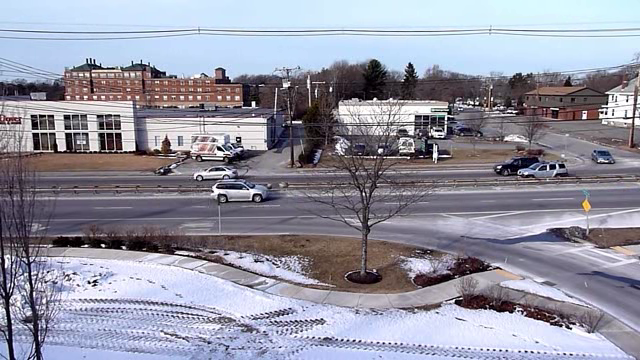
#> input picture frame 50 of clase4_tp/carsRt9_3.avi, 640 x 360 px
$ python denseFlow.py
#> lines starting #> are read from the running program, lines starting #| are printed output that depends on the picture
import cv2 as cv
import numpy as np

cap = cv.VideoCapture("carsRt9_3.avi")
# cap = cv.VideoCapture(0)

ret, frame1 = cap.read()
#> frame1 is the input picture: shape (360, 640, 3); mean B, G, R 162.3, 147.8, 147.6
prvs = cv.cvtColor(frame1,cv.COLOR_BGR2GRAY)
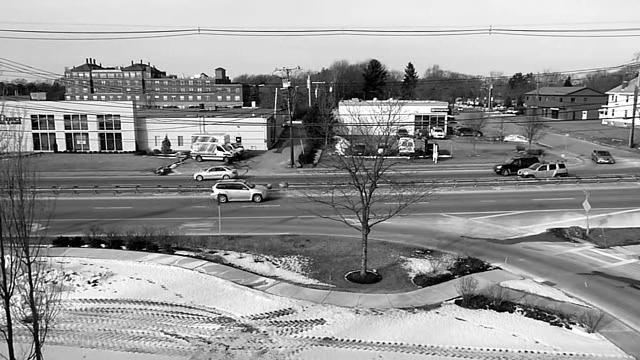
#> prvs: shape (360, 640); min 0, max 255, mean 149.3
hsv = np.zeros_like(frame1)
hsv[...,1] = 255
while(1):
    ret, frame2 = cap.read()
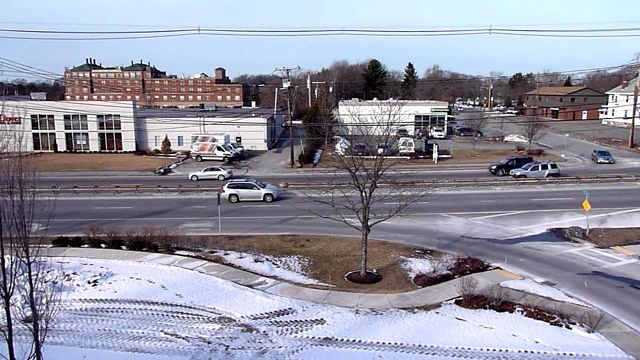
#> input picture frame 51 of clase4_tp/carsRt9_3.avi, 640 x 360 px
#> frame2 is the input picture: shape (360, 640, 3); mean B, G, R 162.2, 147.7, 147.5
    next = cv.cvtColor(frame2,cv.COLOR_BGR2GRAY)
    flow = cv.calcOpticalFlowFarneback(prvs,next, None, 0.5, 3, 15, 3, 5, 1.2, 0)
    mag, ang = cv.cartToPolar(flow[...,0], flow[...,1])
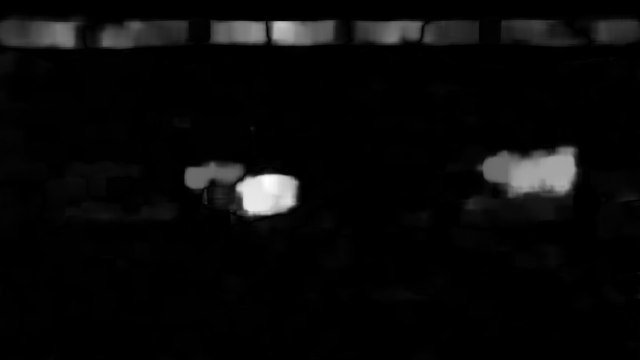
#> mag: shape (360, 640) float32; min 0, max 12.27, mean 0.467; drawn with min black and max white
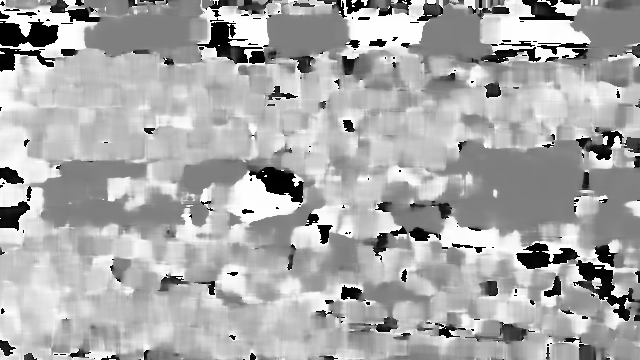
#> ang: shape (360, 640) float32; min 2.41e-12, max 6.28, mean 4.19; drawn with min black and max white
    hsv[...,0] = ang*180/np.pi/2
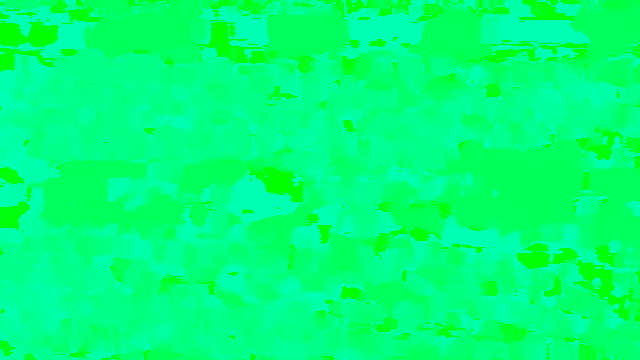
#> hsv: shape (360, 640, 3); mean of channels 0, 1, 2 119.7, 255, 0; drawn as B, G, R
    hsv[...,2] = cv.normalize(mag,None,0,255,cv.NORM_MINMAX)
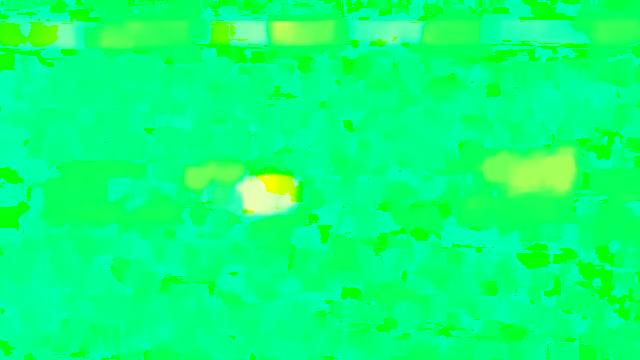
#> hsv: shape (360, 640, 3); mean of channels 0, 1, 2 119.7, 255, 9.3; drawn as B, G, R
    bgr = cv.cvtColor(hsv,cv.COLOR_HSV2BGR)
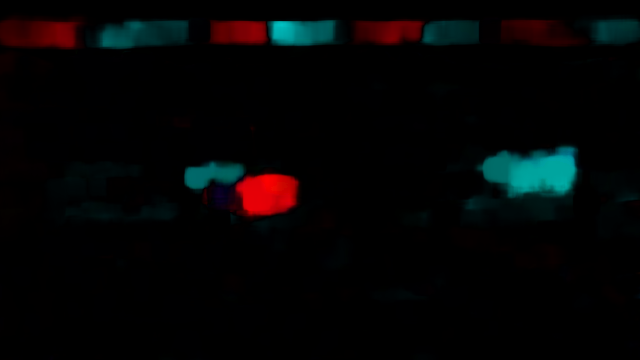
#> bgr: shape (360, 640, 3); mean B, G, R 5.1, 4.7, 4.2
    cv.imshow('frame2',bgr)
    k = cv.waitKey(30) & 0xff
#> (key Esc is pressed here)
    if k == 27:
        break
    elif k == ord('s'):
        cv.imwrite('opticalfb.png',frame2)
        cv.imwrite('opticalhsv.png',bgr)
    prvs = next
cap.release()
cv.destroyAllWindows()

$ run again, starting later in the video
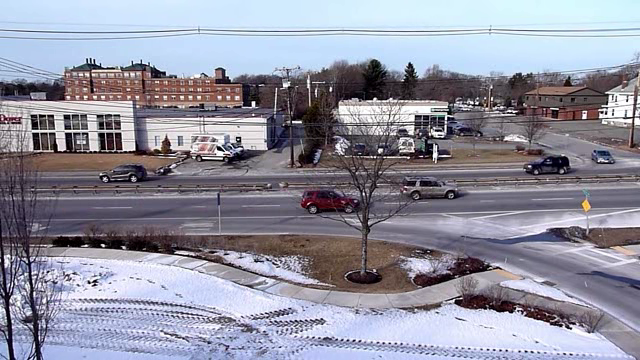
#> input picture frame 225 of clase4_tp/carsRt9_3.avi, 640 x 360 px
#> frame1 is the input picture: shape (360, 640, 3); mean B, G, R 159.9, 145.3, 145.2
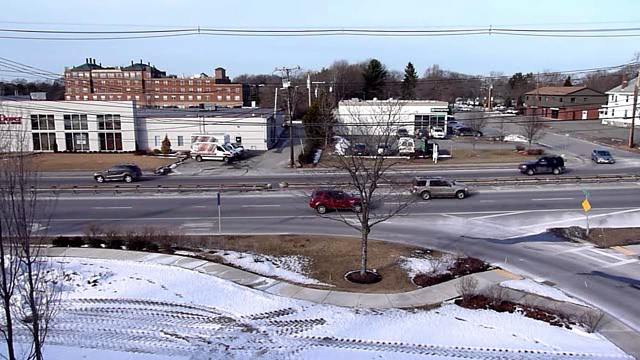
#> input picture frame 226 of clase4_tp/carsRt9_3.avi, 640 x 360 px
#> frame2 is the input picture: shape (360, 640, 3); mean B, G, R 160.1, 145.5, 145.4
#> `bgr = cv.cvtColor(hsv,cv.COLOR_HSV2BGR)`:
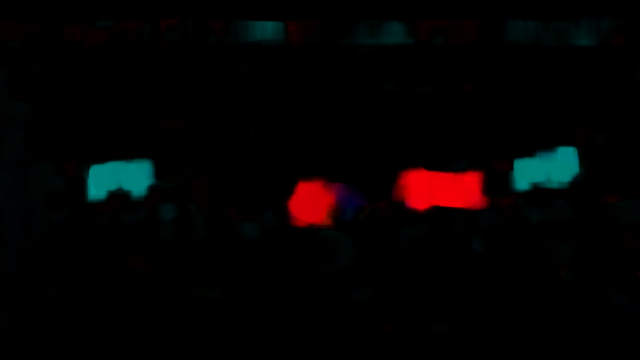
#> bgr: shape (360, 640, 3); mean B, G, R 3, 2.9, 4.9

$ run again, starting later in the video
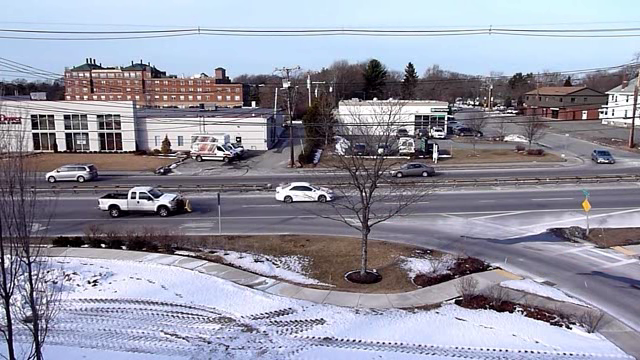
#> input picture frame 400 of clase4_tp/carsRt9_3.avi, 640 x 360 px
#> frame1 is the input picture: shape (360, 640, 3); mean B, G, R 162.1, 147.5, 147.4
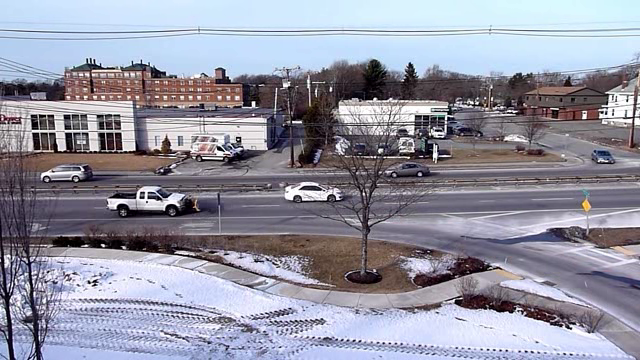
#> input picture frame 401 of clase4_tp/carsRt9_3.avi, 640 x 360 px
#> frame2 is the input picture: shape (360, 640, 3); mean B, G, R 162, 147.5, 147.4
#> `bgr = cv.cvtColor(hsv,cv.COLOR_HSV2BGR)`:
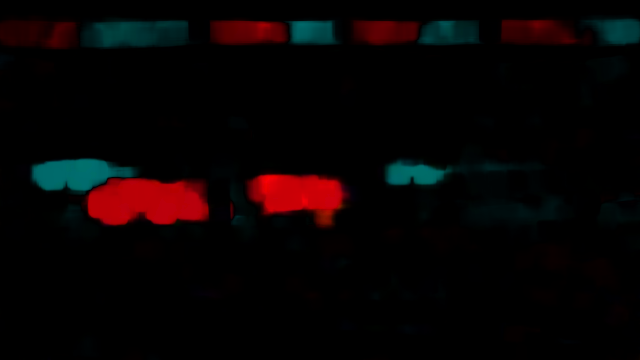
#> bgr: shape (360, 640, 3); mean B, G, R 3.6, 3.3, 8.4
